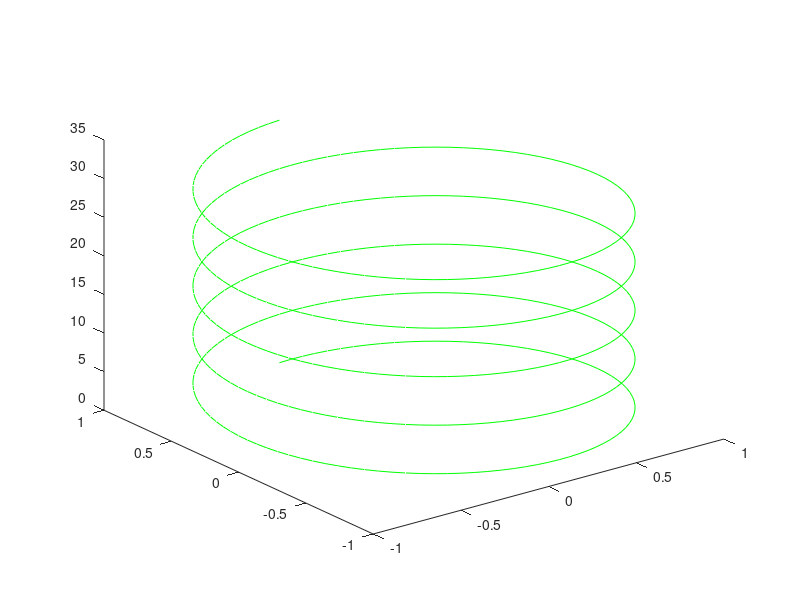

Here is the MATLAB script that generated this plot:
% Materia: Inteligencia Artificial I
% Alumno: Munguía Cruz Iván Alejandro

% Practica 1. Introducción a MATLAB

% 1. Expresiones

% Inciso a - g:
clc, clear all, close all;
a = 186 * 31
b = 124312 - 5478
c = 17456^0.4
d = 711 / 134
e = sin(pi/8)
f = sqrt(1 + atan(1)^2)
x = 12/6
z = 36 - 7
y = log(18 * z + x)

% 2. Operaciones con Vectores y Matrices

% Inciso a - j:
A = [2,-1,4;6,9,-4;0,2,3];
B = [1,3,4;5,7,9;9,10,11];
A + B, A - B, A * B
U = [1 2 3 5]
V = [6 9 11 3]
U * transpose(V),U .* V, U + V, 10 .* U
A(2,3) = 0, B(3,1) = 1
k = {U(1,3),V(1,4),B(2,1)}
R = linspace(-5,10,10)
f = inv(A)
C = [5 6 7;11 15 20]
g = C(1:2,3)
h = zeros(5,5)
d = ones(2,3), d .* 2, d * transpose(C)
d .* C

% 3. Graficas

% 1:
% Definición de intervalo para que se aprecie mejor la gráfica
x = 0:0.01:2 * pi
title('Seno de X')
xlabel('Eje X')
ylabel('Eje Y')
figure(1), plot(x, sin(x), 'b')
grid

% 2:
% Definición de intervalo para que se aprecie mejor la gráfica
x = -5:0.2:2 * pi
title('Seno de X y Yangente de X')
xlabel('Eje X')
ylabel('Eje Y')
figure(1), plot(x, sin(x), 'b', x, tan(x), 'r')

% 3:
t = 0:pi / 50:10 * pi
title('Elipse')
xlabel('Eje X')
ylabel('Eje Y')
figure(1), plot3(sin(t), cos(t), t, 'g')